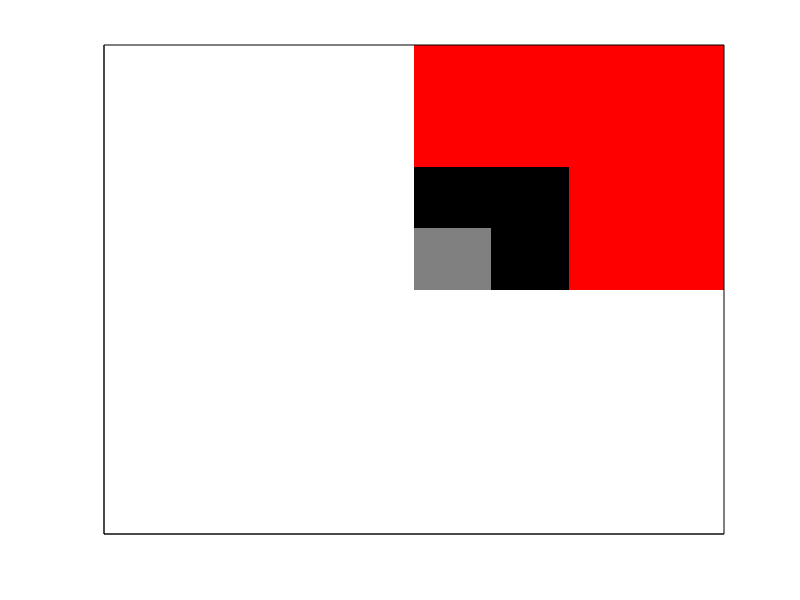

MATLAB code for this plot: (Note: this script raises an error after producing the figure.)
%Shapes’ points for edges
a=[0 2 2 0];
b=[0 0 2 2];
c=[0 4 4 0];
d=[0 0 4 4];
e=[0 1 1 0];
f=[0 0 1 1];
g=[-4 -4 4 4];
h=[-4 4 4 -4];
%Creating transform object
k=hgtransform;
l=hgtransform;
m=hgtransform;
n=hgtransform;
%Printing the shapes
patch("XData",c,"YData",d,"FaceColor","red",'EdgeColor','none',"Parent",k);
patch("XData",a,"YData",b,"FaceColor","black",'EdgeColor','none',"Parent",l);
patch("XData",e,"YData",f,'FaceColor',[0.5 0.5 0.5],'EdgeColor','none',"Parent",m);
patch("XData",g,"YData",h,'FaceColor',"none",'EdgeColor','black',"Parent",n);
%Clear the x -axis and y-axis’ edge values
set(gca,'XTick',[], 'YTick', []);
%Draw lines in the graph
ax = gca;
ax.XAxisLocation = 'origin'
ax.YAxisLocation = 'origin'
%Indicates the limits of the axis’
axis equal
xlim([-4 4]);
ylim([-4 4]);

% Rotates the middle black square 360 degrees.
r1=2*pi;
r2=0;
for t=linspace(0,1,1000)
l.Matrix=makehgtform("zrotate",r1+t*(r2-r1));
drawnow
end